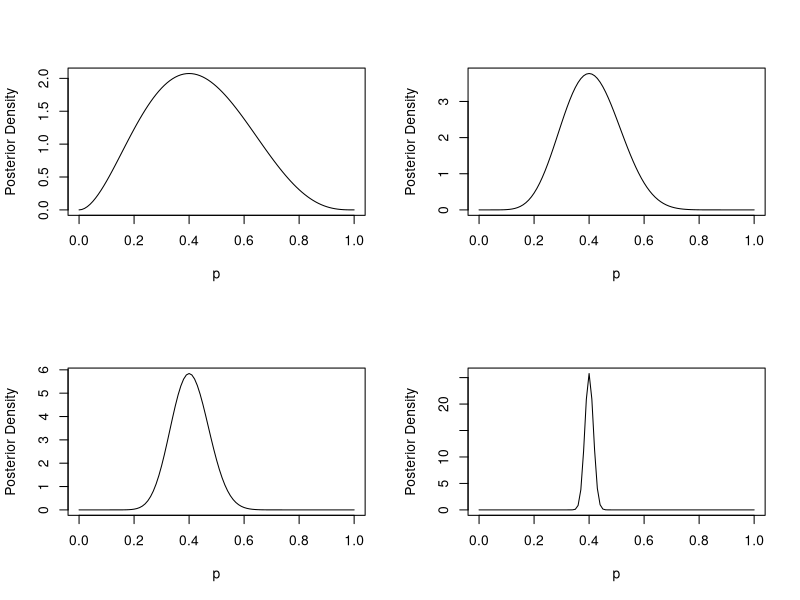
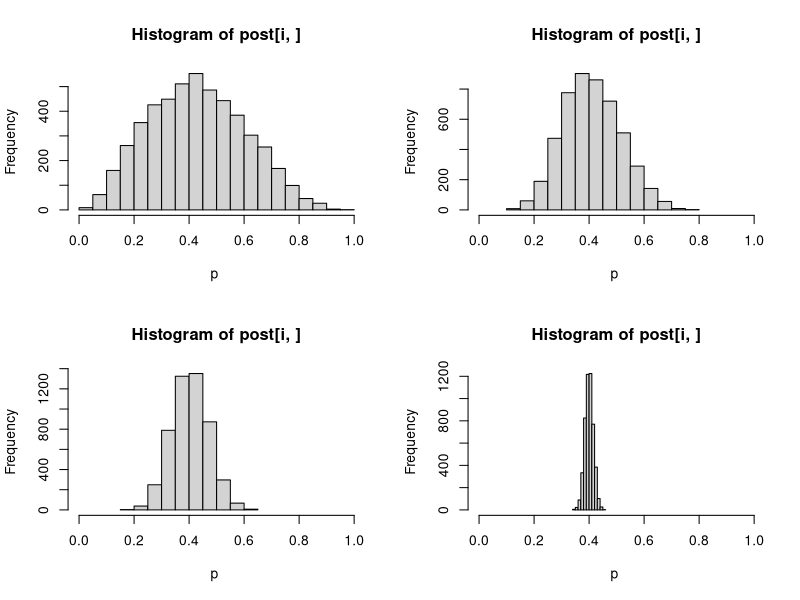
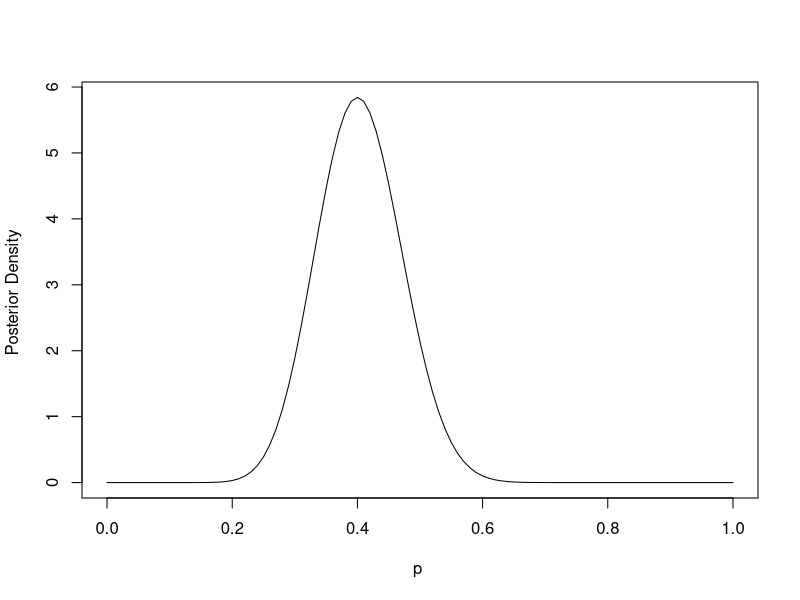
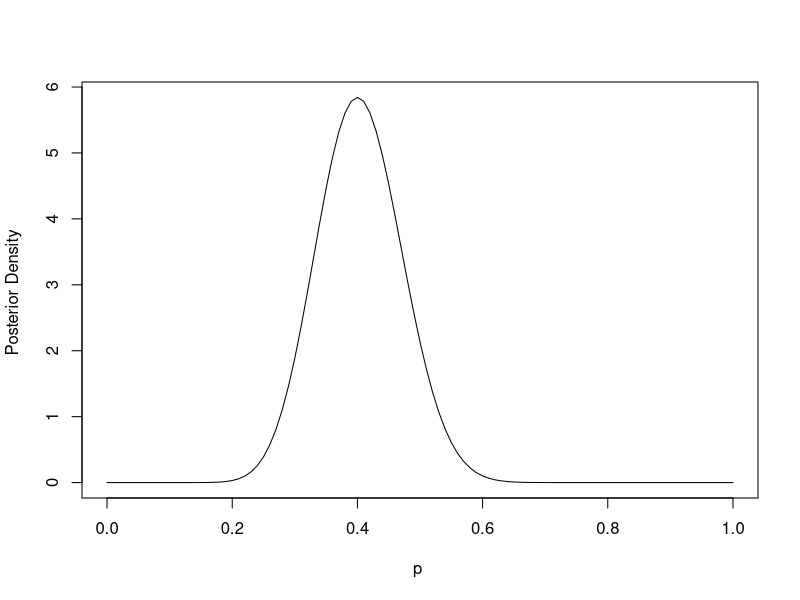
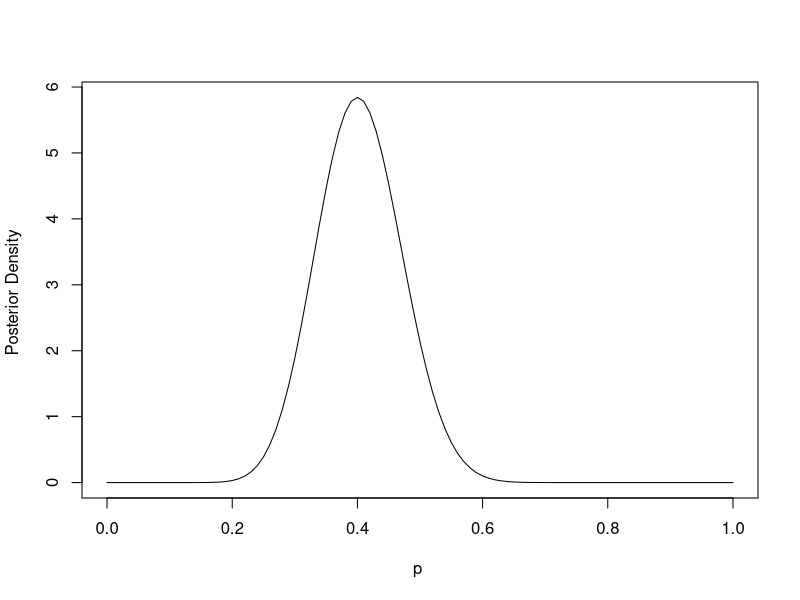

These figures' R source, in order:
##Introduction to R and Bayes programming 
## Last updated July 8, 2023 / MEH
## SISMID 2023 MCMC I

## The R commands can be cut and paste from this document.

##Simple Beta posterior distribution of the transmission probability 

## R program to compute the posterior distribution of the transmission probability
## Beta prior distribution of the binomial likelihood 

## We want to evaluate the density of the posterior of p along the interval [0,1] 
## To start, generate a sequence from 0 to 1 in increments of .01 that will supply
## the values where we will evaluate the posterior density 

x = seq(0,1, by = .01)
x

## PART 1: Noninformative Beta prior
## Observed data 
## Generate a vector of the observed number of trials in the four experiments 
n=c(5,20,50,1000)
n

## Generate a vector of the number of successes (infections) in the four experiments
y=c(2,8,20,400)
y
##Set up noninformative Beta prior distributions 
my.alpha = 1
my.beta = 1 
my.alpha
my.beta

##Set up a matrix with 4 rows and the number of columns that is the length of the 
## x vector where the values of the posterior densities  will be evaluated. This 
## matrix will hold the values for the four posterior densities.
## The value 0 is a place holder. Other entries could be used.

posta = matrix(0, nrow=4, ncol = length(x))

##plot the four posterior densities using different amounts of data from 
## the four experiments with the noninformative Beta(1,1) prior distribution

## open pdf (or ps) file graphics device 
#pdf(file="/Users/betz/Documents/Bayesintro/betaunif1.pdf", height=6.5, width = 8.9)
## set up to have 4 plots in one figure with 2 by 2
 
par(mfrow=c(2,2))
# loop through the for graphs. Use a for loop 

for (i in 1:4){
  posta[i,] = dbeta(x,my.alpha+y[i],my.beta+n[i]-y[i])
  plot(x,posta[i,], type = "l", ylab ="Posterior Density", xlab="p")
}

##
## With little data (upper left) the posterior distribution is quite spread out, reflecting
## the uncertainty. As the amount of data increases, the posterior distribution becomes more 
## peaked around the data estimate of 0.4.
## Note also that the y-axis changes in the four graphs. The densities all have the same area. 
##
## close graphics device if using pdf (or ps)
#dev.off() 
#return to 1 plot if need be 
par(mfrow=c(1,1))

## Summaries of the posterior distribution 

## Posterior summaries using closed form distributions

#prior mean 
priormean = my.alpha/(my.alpha + my.beta)
priormean

## The prior mean of the noninformative prior is 0.5, the mid-point of the interval 0 to 1. 

# posterior mean 

postmean= (my.alpha+y)/(my.alpha+my.beta+n)
postmean
round(postmean,4)

## Here we have used the closed form for the Beta distribution mean to get the posterior
## mean. As the amount of data increases, the posterior mean approacheds the mean of the 
## which is 0.40. 

#posterior median
# use qbeta to get the values at the given quantiles of the posterior distribution
postmedian=qbeta(0.5, my.alpha+y, my.beta+n-y)
round(postmedian,4)

## The posterior medians also grow closer to 0.4 as the amount of data increases

# Now we want to get an interval around the median for the posterior distributions
# median, 95%  equitailed posterior or credible interval 
# use qbeta to get the values at the given quantiles 0.5, 0.025, 0.975
# set up matrix
post95int=matrix(0,4,3)
for (i in 1:4){
  post95int[i,] = qbeta(c(0.5, 0.025,0.975), my.alpha+y[i], my.beta+n[i]-y[i])
}
round(post95int,3)

## Again one sees quantitatively that the 95% posterior credible interval narrows with
## data


# Drawing random samples from the posterior distributions to imitate results 
# of an MCMC output; use rbeta() command for random samples from a beta distribution

#Set the number of samples
nsamp=5000
#Set up matrix
post=matrix(0,4,nsamp)

##pdf(file="/Users/betz/Documents/TexWork/MCMC/betz/Bayesintro/betaunif1r.pdf", height=6.5, width=8.9)

par(mfrow=c(2,2))
for (i in 1:4){
  post[i,]=rbeta(nsamp,my.alpha+y[i],my.beta+n[i]-y[i])
  hist(post[i,], xlim=c(0,1), xlab = "p ", ylab = "Frequency")
}

## The histograms with random draws from the four posterior Beta distributions look very similar ## to the histograms using the closed form for the Beta distribution. 
## These histograms are an APPROXIMATION to the target posterior Beta distribution. 

#dev.off()
par(mfrow=c(1,1))

#Posterior summaries using random samples 
# We can get summaries of the approximations to the Beta posterior distributions using the random samples drawn from the Beta posterior distributions.

# posterior mean

postmeanr= apply(post,1,mean)
postmeanr

#Compare with analytic posterior mean 

postmean

# Get summary of simulated posterior distributions
# Row by row

summary(post[1,])
summary(post[2,])
summary(post[3,])
summary(post[4,])

# Get all summaries of all four rows at the same time

apply(post, 1, summary)

## END PART 1. 

## PART 2: Informative Beta priors
## Now use informative conjugate priors
## We look at how different amounts of information in the conjugate Beta prior influences 
## the posterior distribution

alpha1=c(1,2,50,3,12,60,4,16)
beta1=c(1,2,50,2,8,40,1,4)
alpha1
beta1

## The prior sum is the total amount of data in the prior, the prior mean in the mean of the
## Beta prior 

priorsum=alpha1+beta1
priormean=alpha1/(alpha1+beta1)
priorsum
priormean

# The prior sum ranges from 2 (noninformative Beta prior) to 100
# The prior mean ranges from 0.5 to 0.8. 

# The data is going to be held constant while examining the influence of changing 
# the prior information. The data mean is 0.4.

n1=50
y1=20

## Now generate the median and 95% posterior interval for the 8 different 
## posterior distributions

post95int2=matrix(0,length(alpha1),3)
for (i in 1:length(alpha1)){
 post95int2[i,] = qbeta(c(0.5,0.025,0.975), alpha1[i]+y1, beta1[i]+n1-y1)
}
round(post95int2,3)

## Examine how the medians and width of the intervals depends both on the prior sums and the prior means. 

par(mfrow=c(1,1))

## END PART 2. 

## If you have not written functions in R before, the following will hopefully
## be usefule to you. If you know how to write an R function, you can skip this. 
## Here is a simple function to compute the posterior distribution 
## of the transmission probability. It plots the posterior 
## distribution and returns the posterior median and
## 95% equitailed credible interval
## n = number of observations (exposed),
## y = number of successes (infections)
## alpha, beta, parameters of the prior Beta distribution


### Return the values at the end.

mybeta2=function(n,y,alpha,beta){
          x=seq(0,1,by=.01)
          postbeta=dbeta(x,alpha+y,beta+n-y)
          plot(x,postbeta, type="l", ylab="Posterior Density ", xlab="p ")
          mybeta=qbeta(c(0.5, 0.025,0.975), alpha+y, beta+n-y)
          return(mybeta)
}

test2=mybeta2(50,20,1,1)
test2

### Alternatively, you can return a list at the end.

mybeta3=function(n,y,alpha,beta){
          x=seq(0,1,by=.01)
          postbeta=dbeta(x,alpha+y,beta+n-y)
          plot(x,postbeta, type="l", ylab="Posterior Density ", xlab="p ")
          mybeta=list(answer=qbeta(c(0.5, 0.025,0.975), alpha+y, beta+n-y))
}

test3=mybeta3(50,20,1,1)
test3
test3$answer

### Alternatively, you can return a list with more than one object at the end.

mybeta4=function(n,y,alpha,beta){
  x=seq(0,1,by =.01)
  postbeta=dbeta(x,alpha+y,beta+n-y)
  plot(x,postbeta, type="l", ylab="Posterior Density ", xlab="p ")
  answer1=qbeta(.5,alpha+y, beta+n-y)
  answer2=qbeta(.025,alpha+y, beta+n-y)
  answer3=qbeta(.975,alpha+y, beta+n-y)
  mybeta=list(answer1,answer2,answer3)
}

test4=mybeta4(50,20,1,1)
print(test4)
##extract the first element in the list test4
test4[[1]]
